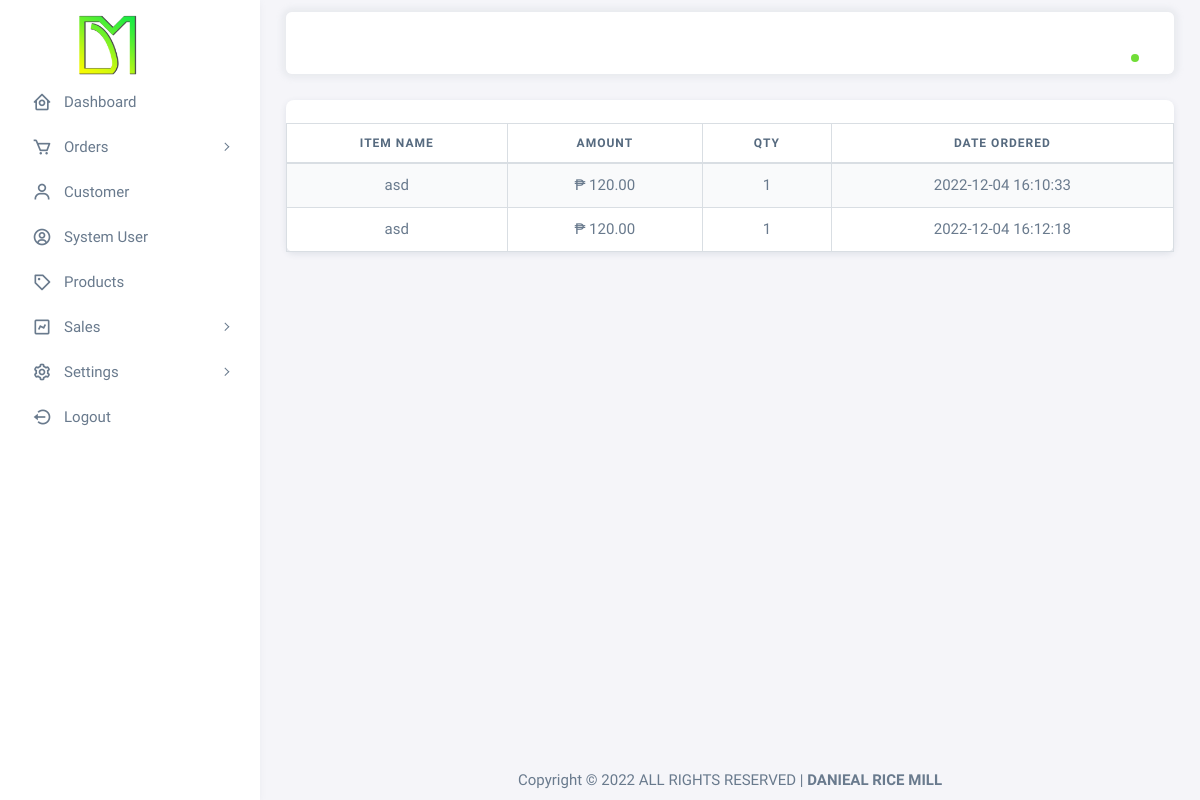
Before: /admin/sales.php (signed in) with the older database file.
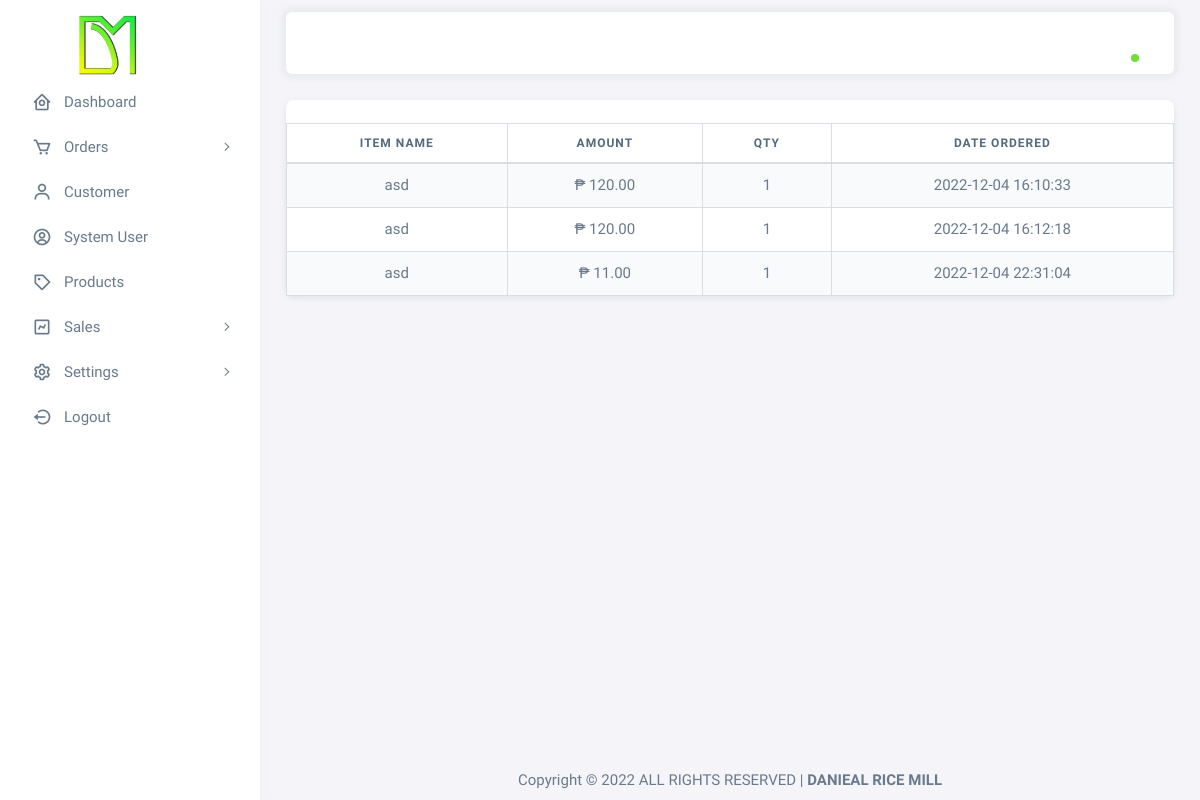
After: the same page with the newer database file.
### tables this page shows
CREATE TABLE `pos_order` (
  `order_id` int(11) NOT NULL,
  `customer_id` int(11) NOT NULL,
  `trans_code` varchar(100) NOT NULL,
  `item_id` int(12) NOT NULL,
  `qty` int(11) NOT NULL,
  `size` varchar(12) NOT NULL,
  `mdate` varchar(50) NOT NULL,
  `edate` varchar(50) NOT NULL,
  `status` tinyint(1) NOT NULL,
  `created_by` int(11) NOT NULL,
  `created_at` datetime NOT NULL DEFAULT current_timestamp()
);

CREATE TABLE `pos_items` (
  `item_id` int(12) NOT NULL,
  `item_name` varchar(100) NOT NULL,
  `item_price` varchar(12) NOT NULL,
  `category` int(2) NOT NULL,
  `stock` int(11) NOT NULL,
  `small` int(11) NOT NULL,
  `meduim` int(11) NOT NULL,
  `large` int(11) NOT NULL,
  `xl` int(11) NOT NULL,
  `xxl` int(11) NOT NULL,
  `xxxl` int(11) NOT NULL,
  `description` text NOT NULL,
  `is_new` int(11) NOT NULL,
  `is_hot` int(11) NOT NULL,
  `image` text NOT NULL,
  `is_active` int(1) NOT NULL,
  `mdate` varchar(50) NOT NULL,
  `edate` varchar(50) NOT NULL,
  `is_status` int(1) NOT NULL,
  `date_added` timestamp NOT NULL DEFAULT current_timestamp()
);

### admin/controller/inventory.php (called while the page is built, shortened)
<?php
include('../controller/database.php');
$sales = $mysqli->query("select a.* , b.*  FROM  pos_items a left join pos_order b on a.item_id = b.item_id where b.status =1");

### admin/sales.php (the view)
<?php include("header.php");?>
<?php include("nav.php");?>
<?php include('controller/inventory.php');?>
        <div class="content-wrapper">
          <div class="container-xxl flex-grow-1 container-p-y">
            <div class="row">
              <div class="col-lg-12 col-md-12 order-1">
		<div class="card">
		<br>
               <table class="table table-striped table-bordered" id="table_id_sales">
              <thead>
                <tr>
                  <th scope="col"  class="text-center">Item Name</th>
                  <th scope="col"  class="text-center">Amount</th>
                  <th scope="col"  class="text-center"> Qty</th>
                  <th scope="col"  class="text-center">Date Ordered</th>
                </tr>
              </thead>
              <tbody>
		<?php while($val = $sales->fetch_object()){ ?>
		  <tr>
                  <td class="text-center"><?php echo $val->item_name;?></td>
                  <td class="text-center"> ₱ <?php echo number_format($val->item_price * $val->qty,2);?></td>
                  <td class="text-center"><?php echo $val->qty;?></td>
                  <td class="text-center"><?php echo $val->created_at;?></td>
                </tr>
              <?php } ?>
              </tbody>
              </table>
              </div>
              </div>
            </div>
          </div>
  <?php include("footer.php");?>

Changed rows visible on the page:
added pos_order: item.item_name "asd", $val->item_price * $val->qty "11.00", qty "1", created_at "2022-12-04 22:31:04"
